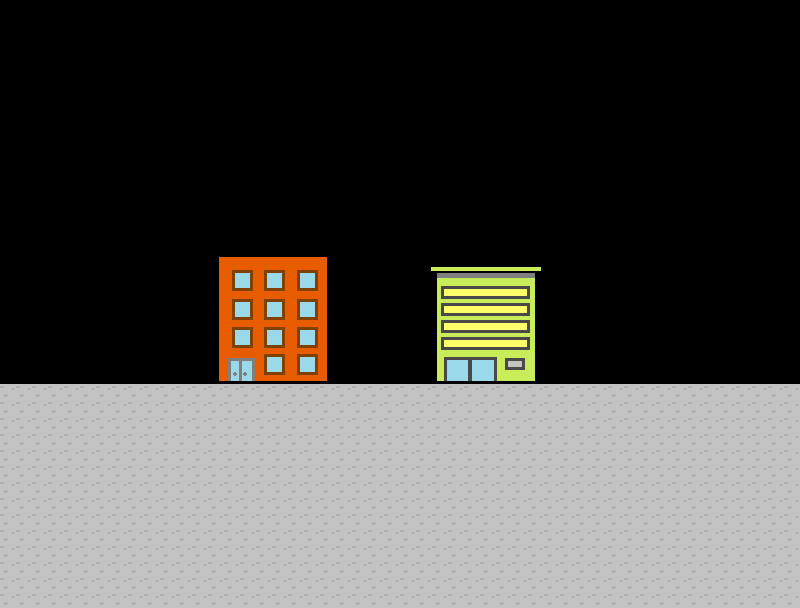

Below is a game level as drawn by its tile map, then a one-line description and the .tmx file that defines it, in full:
An orthogonal 50x38 tile map with 16x16 px tiles, 1 tile layer (Tile Layer 1), 6 tilesets.

<map version="1.0" orientation="orthogonal" width="50" height="38" tilewidth="16" tileheight="16">
 <tileset firstgid="1" source="../tilesets/tiles_floor.tsx" />
 <tileset firstgid="7" source="../tilesets/tileset.tsx" />
 <tileset firstgid="11" source="../tilesets/tileset_bricks.tsx" />
 <tileset firstgid="15" source="../tilesets/tileset_buildings.tsx" />
 <tileset firstgid="415" source="../tilesets/tileset_city.tsx" />
 <tileset firstgid="423" source="../tilesets/tileset_squareelements02.tsx" />
 <layer name="Tile Layer 1" width="50" height="38">
  <data encoding="csv">
0,0,0,0,0,0,0,0,0,0,0,0,0,0,0,0,0,0,0,0,0,0,0,0,0,0,0,0,0,0,0,0,0,0,0,0,0,0,0,0,0,0,0,0,0,0,0,0,0,0,
0,0,0,0,0,0,0,0,0,0,0,0,0,0,0,0,0,0,0,0,0,0,0,0,0,0,0,0,0,0,0,0,0,0,0,0,0,0,0,0,0,0,0,0,0,0,0,0,0,0,
0,0,0,0,0,0,0,0,0,0,0,0,0,0,0,0,0,0,0,0,0,0,0,0,0,0,0,0,0,0,0,0,0,0,0,0,0,0,0,0,0,0,0,0,0,0,0,0,0,0,
0,0,0,0,0,0,0,0,0,0,0,0,0,0,0,0,0,0,0,0,0,0,0,0,0,0,0,0,0,0,0,0,0,0,0,0,0,0,0,0,0,0,0,0,0,0,0,0,0,0,
0,0,0,0,0,0,0,0,0,0,0,0,0,0,0,0,0,0,0,0,0,0,0,0,0,0,0,0,0,0,0,0,0,0,0,0,0,0,0,0,0,0,0,0,0,0,0,0,0,0,
0,0,0,0,0,0,0,0,0,0,0,0,0,0,0,0,0,0,0,0,0,0,0,0,0,0,0,0,0,0,0,0,0,0,0,0,0,0,0,0,0,0,0,0,0,0,0,0,0,0,
0,0,0,0,0,0,0,0,0,0,0,0,0,0,0,0,0,0,0,0,0,0,0,0,0,0,0,0,0,0,0,0,0,0,0,0,0,0,0,0,0,0,0,0,0,0,0,0,0,0,
0,0,0,0,0,0,0,0,0,0,0,0,0,0,0,0,0,0,0,0,0,0,0,0,0,0,0,0,0,0,0,0,0,0,0,0,0,0,0,0,0,0,0,0,0,0,0,0,0,0,
0,0,0,0,0,0,0,0,0,0,0,0,0,0,0,0,0,0,0,0,0,0,0,0,0,0,0,0,0,0,0,0,0,0,0,0,0,0,0,0,0,0,0,0,0,0,0,0,0,0,
0,0,0,0,0,0,0,0,0,0,0,0,0,0,0,0,0,0,0,0,0,0,0,0,0,0,0,0,0,0,0,0,0,0,0,0,0,0,0,0,0,0,0,0,0,0,0,0,0,0,
0,0,0,0,0,0,0,0,0,0,0,0,0,0,0,0,0,0,0,0,0,0,0,0,0,0,0,0,0,0,0,0,0,0,0,0,0,0,0,0,0,0,0,0,0,0,0,0,0,0,
0,0,0,0,0,0,0,0,0,0,0,0,0,0,0,0,0,0,0,0,0,0,0,0,0,0,0,0,0,0,0,0,0,0,0,0,0,0,0,0,0,0,0,0,0,0,0,0,0,0,
0,0,0,0,0,0,0,0,0,0,0,0,0,0,0,0,0,0,0,0,0,0,0,0,0,0,0,0,0,0,0,0,0,0,0,0,0,0,0,0,0,0,0,0,0,0,0,0,0,0,
0,0,0,0,0,0,0,0,0,0,0,0,0,0,0,0,0,0,0,0,0,0,0,0,0,0,0,0,0,0,0,0,0,0,0,0,0,0,0,0,0,0,0,0,0,0,0,0,0,0,
0,0,0,0,0,0,0,0,0,0,0,0,0,0,0,0,0,0,0,0,0,0,0,0,0,0,0,0,0,0,0,0,0,0,0,0,0,0,0,0,0,0,0,0,0,0,0,0,0,0,
0,0,0,0,0,0,0,0,0,0,0,0,0,36,37,38,39,40,41,42,43,0,0,0,0,0,0,0,0,0,0,0,0,0,0,0,0,0,0,0,0,0,0,0,0,0,0,0,0,0,
0,0,0,0,0,0,0,0,0,0,0,0,0,56,57,58,59,60,61,62,63,0,0,0,0,0,266,267,268,269,270,271,272,273,274,0,0,0,0,0,0,0,0,0,0,0,0,0,0,0,
0,0,0,0,0,0,0,0,0,0,0,0,0,76,77,78,79,80,81,82,83,0,0,0,0,0,286,287,288,289,290,291,292,293,294,0,0,0,0,0,0,0,0,0,0,0,0,0,0,0,
0,0,0,0,0,0,0,0,0,0,0,0,0,96,97,98,99,100,101,102,103,0,0,0,0,0,306,307,308,309,310,311,312,313,314,0,0,0,0,0,0,0,0,0,0,0,0,0,0,0,
0,0,0,0,0,0,0,0,0,0,0,0,0,116,117,118,119,120,121,122,123,0,0,0,0,0,326,327,328,329,330,331,332,333,334,0,0,0,0,0,0,0,0,0,0,0,0,0,0,0,
0,0,0,0,0,0,0,0,0,0,0,0,0,136,137,138,139,140,141,142,143,0,0,0,0,0,346,347,348,349,350,351,352,353,354,0,0,0,0,0,0,0,0,0,0,0,0,0,0,0,
0,0,0,0,0,0,0,0,0,0,0,0,0,156,157,158,159,160,161,162,163,0,0,0,0,0,366,367,368,369,370,371,372,373,374,0,0,0,0,0,0,0,0,0,0,0,0,0,0,0,
0,0,0,0,0,0,0,0,0,0,0,0,0,176,177,178,179,180,181,182,183,0,0,0,0,0,386,387,388,389,390,391,392,393,394,0,0,0,0,0,0,0,0,0,0,0,0,0,0,0,
0,0,0,0,0,0,0,0,0,0,0,0,0,196,197,198,199,200,201,202,203,0,0,0,0,0,406,407,408,409,410,411,412,413,414,0,0,0,0,0,0,0,0,0,0,0,0,0,0,0,
3,3,3,3,3,3,3,3,3,3,3,3,3,3,3,3,3,3,3,3,3,3,3,3,3,3,3,3,3,3,3,3,3,3,3,3,3,3,3,3,3,3,3,3,3,3,3,3,3,3,
3,3,3,3,3,3,3,3,3,3,3,3,3,3,3,3,3,3,3,3,3,3,3,3,3,3,3,3,3,3,3,3,3,3,3,3,3,3,3,3,3,3,3,3,3,3,3,3,3,3,
3,3,3,3,3,3,3,3,3,3,3,3,3,3,3,3,3,3,3,3,3,3,3,3,3,3,3,3,3,3,3,3,3,3,3,3,3,3,3,3,3,3,3,3,3,3,3,3,3,3,
3,3,3,3,3,3,3,3,3,3,3,3,3,3,3,3,3,3,3,3,3,3,3,3,3,3,3,3,3,3,3,3,3,3,3,3,3,3,3,3,3,3,3,3,3,3,3,3,3,3,
3,3,3,3,3,3,3,3,3,3,3,3,3,3,3,3,3,3,3,3,3,3,3,3,3,3,3,3,3,3,3,3,3,3,3,3,3,3,3,3,3,3,3,3,3,3,3,3,3,3,
3,3,3,3,3,3,3,3,3,3,3,3,3,3,3,3,3,3,3,3,3,3,3,3,3,3,3,3,3,3,3,3,3,3,3,3,3,3,3,3,3,3,3,3,3,3,3,3,3,3,
3,3,3,3,3,3,3,3,3,3,3,3,3,3,3,3,3,3,3,3,3,3,3,3,3,3,3,3,3,3,3,3,3,3,3,3,3,3,3,3,3,3,3,3,3,3,3,3,3,3,
3,3,3,3,3,3,3,3,3,3,3,3,3,3,3,3,3,3,3,3,3,3,3,3,3,3,3,3,3,3,3,3,3,3,3,3,3,3,3,3,3,3,3,3,3,3,3,3,3,3,
3,3,3,3,3,3,3,3,3,3,3,3,3,3,3,3,3,3,3,3,3,3,3,3,3,3,3,3,3,3,3,3,3,3,3,3,3,3,3,3,3,3,3,3,3,3,3,3,3,3,
3,3,3,3,3,3,3,3,3,3,3,3,3,3,3,3,3,3,3,3,3,3,3,3,3,3,3,3,3,3,3,3,3,3,3,3,3,3,3,3,3,3,3,3,3,3,3,3,3,3,
3,3,3,3,3,3,3,3,3,3,3,3,3,3,3,3,3,3,3,3,3,3,3,3,3,3,3,3,3,3,3,3,3,3,3,3,3,3,3,3,3,3,3,3,3,3,3,3,3,3,
3,3,3,3,3,3,3,3,3,3,3,3,3,3,3,3,3,3,3,3,3,3,3,3,3,3,3,3,3,3,3,3,3,3,3,3,3,3,3,3,3,3,3,3,3,3,3,3,3,3,
3,3,3,3,3,3,3,3,3,3,3,3,3,3,3,3,3,3,3,3,3,3,3,3,3,3,3,3,3,3,3,3,3,3,3,3,3,3,3,3,3,3,3,3,3,3,3,3,3,3,
3,3,3,3,3,3,3,3,3,3,3,3,3,3,3,3,3,3,3,3,3,3,3,3,3,3,3,3,3,3,3,3,3,3,3,3,3,3,3,3,3,3,3,3,3,3,3,3,3,3
</data>
 </layer>
</map>
